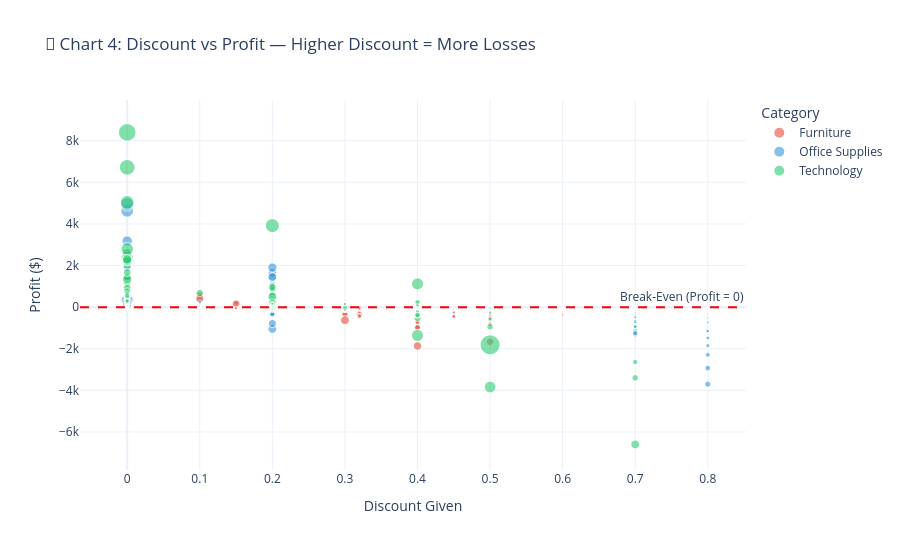

This figure's notebook cell:
### Code cell
# ============================================================
# CELL 4 — CHART 4: Discount vs Profit Scatter Plot
# ============================================================

import pandas as pd
import plotly.express as px

df = pd.read_csv('SampleSuperstore.csv', encoding='latin1')

fig = px.scatter(
    df,
    x='Discount',
    y='Profit',
    color='Category',
    size='Sales',
    hover_data=['Sub-Category', 'Region', 'State'],
    title='💸 Chart 4: Discount vs Profit — Higher Discount = More Losses',
    color_discrete_sequence=['#e74c3c', '#3498db', '#2ecc71'],
    opacity=0.6
)

# Break-even line
fig.add_hline(
    y=0,
    line_dash='dash',
    line_color='red',
    line_width=2,
    annotation_text='Break-Even (Profit = 0)',
    annotation_position='top right'
)

fig.update_layout(
    xaxis_title='Discount Given',
    yaxis_title='Profit ($)',
    template='plotly_white',
    height=550
)

fig.show()
print("✅ Chart 4 done!")
fig.write_html('visuals/chart4_discount_scatter.html')
print("saved!")

### Figure 1 — Plotly figure (JSON) as saved in the notebook; plotly's stock layout.template omitted (floating-point values rounded to 4 significant figures; data arrays with more than 128 entries replaced by an {"elided": "..."} marker saying what was removed)
{"data": [{"customdata": {"elided": "2121x3 str values"}, "hovertemplate": "Category=Furniture<br>Discount=%{x}<br>Profit=%{y}<br>Sales=%{marker.size}<br>Sub-Category=%{customdata[0]}<br>Region=%{customdata[1]}<br>State=%{customdata[2]}<extra></extra>", "legendgroup": "Furniture", "marker": {"color": "#e74c3c", "opacity": 0.6, "size": {"elided": "2121 float values"}, "sizemode": "area", "sizeref": 56.6, "symbol": "circle"}, "mode": "markers", "name": "Furniture", "showlegend": true, "type": "scattergl", "x": {"elided": "2121 float values"}, "xaxis": "x", "y": {"elided": "2121 float values"}, "yaxis": "y"}, {"customdata": {"elided": "6026x3 str values"}, "hovertemplate": "Category=Office Supplies<br>Discount=%{x}<br>Profit=%{y}<br>Sales=%{marker.size}<br>Sub-Category=%{customdata[0]}<br>Region=%{customdata[1]}<br>State=%{customdata[2]}<extra></extra>", "legendgroup": "Office Supplies", "marker": {"color": "#3498db", "opacity": 0.6, "size": {"elided": "6026 float values"}, "sizemode": "area", "sizeref": 56.6, "symbol": "circle"}, "mode": "markers", "name": "Office Supplies", "showlegend": true, "type": "scattergl", "x": {"elided": "6026 float values"}, "xaxis": "x", "y": {"elided": "6026 float values"}, "yaxis": "y"}, {"customdata": {"elided": "1847x3 str values"}, "hovertemplate": "Category=Technology<br>Discount=%{x}<br>Profit=%{y}<br>Sales=%{marker.size}<br>Sub-Category=%{customdata[0]}<br>Region=%{customdata[1]}<br>State=%{customdata[2]}<extra></extra>", "legendgroup": "Technology", "marker": {"color": "#2ecc71", "opacity": 0.6, "size": {"elided": "1847 float values"}, "sizemode": "area", "sizeref": 56.6, "symbol": "circle"}, "mode": "markers", "name": "Technology", "showlegend": true, "type": "scattergl", "x": {"elided": "1847 float values"}, "xaxis": "x", "y": {"elided": "1847 float values"}, "yaxis": "y"}], "layout": {"annotations": [{"showarrow": false, "text": "Break-Even (Profit = 0)", "x": 1, "xanchor": "right", "xref": "x domain", "y": 0, "yanchor": "bottom", "yref": "y"}], "height": 550, "legend": {"itemsizing": "constant", "title": {"text": "Category"}, "tracegroupgap": 0}, "shapes": [{"line": {"color": "red", "dash": "dash", "width": 2}, "type": "line", "x0": 0, "x1": 1, "xref": "x domain", "y0": 0, "y1": 0, "yref": "y"}], "title": {"text": "💸 Chart 4: Discount vs Profit — Higher Discount = More Losses"}, "xaxis": {"anchor": "y", "domain": [0, 1], "title": {"text": "Discount Given"}}, "yaxis": {"anchor": "x", "domain": [0, 1], "title": {"text": "Profit ($)"}}}}
